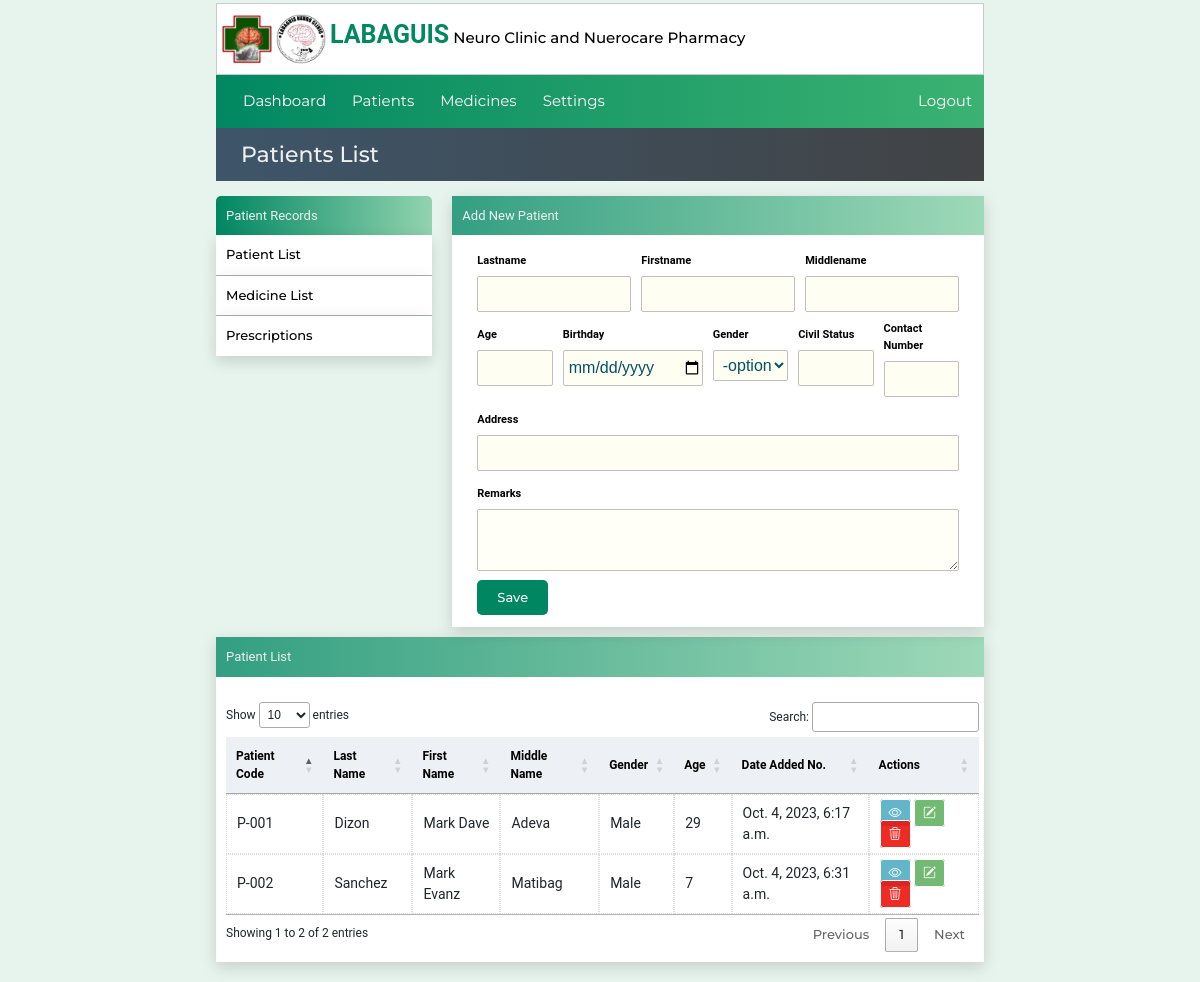
Page /patientlist/ (signed in) on the earlier database version.
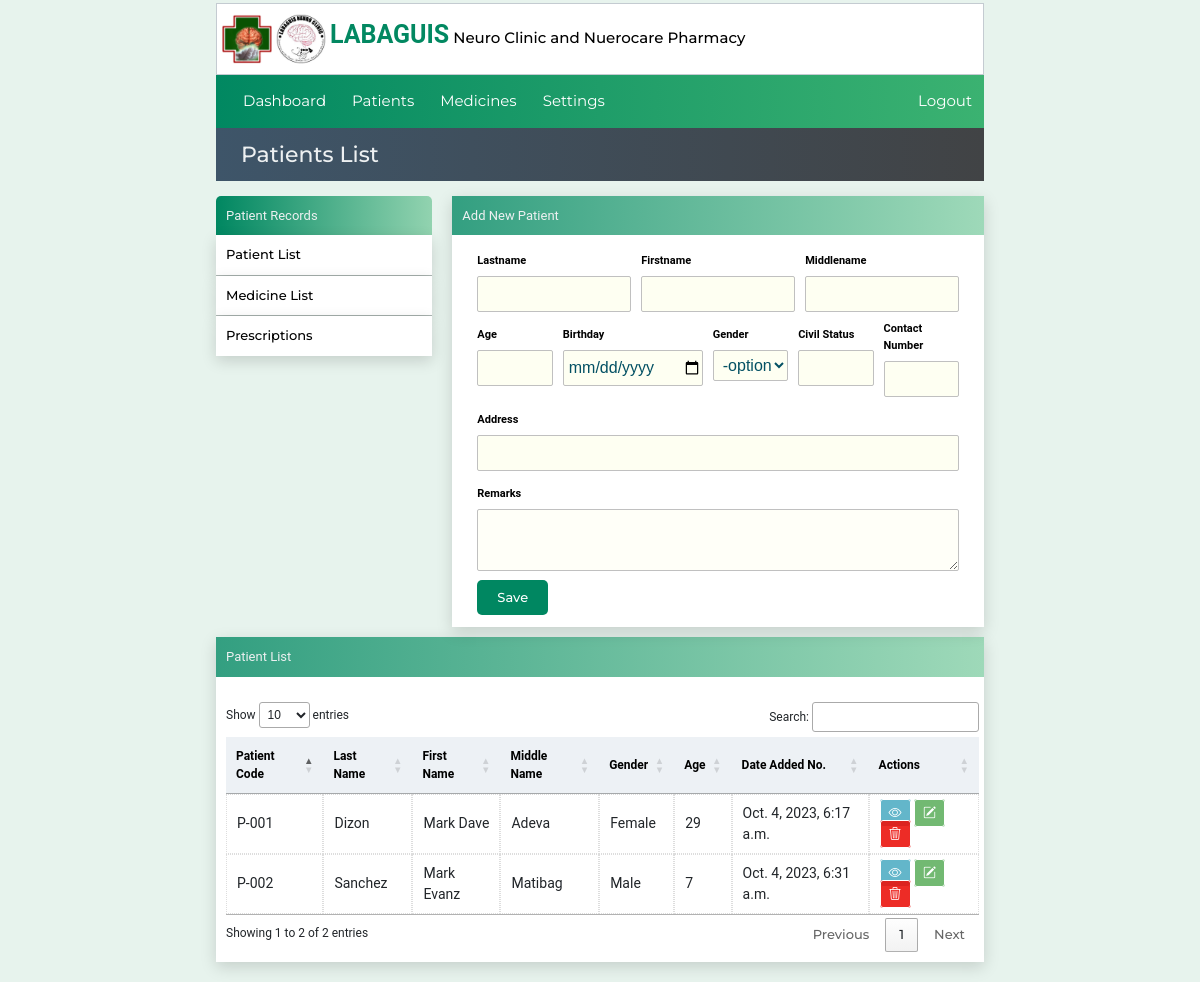
Same page on the later database version.
### website/models.py (models this page shows, shortened)
class Patient(models.Model):
    created_at = models.DateTimeField(auto_now_add=True)
    patient_code=models.CharField(max_length=50)
    first_name = models.CharField(max_length=50)
    middle_name = models.CharField(max_length=50)
    last_name = models.CharField(max_length=50)
    age = models.CharField(max_length=50)
    bday = models.CharField(max_length=50,default='')
    civil_status = models.CharField(max_length=50,default='')
    gender = models.CharField(max_length=50)
    address = models.CharField(max_length=100)
    contact_number = models.CharField(max_length=50)

### website/views.py (the view, shortened to what this page needs)
# urls.py: path('patientlist/',views.patientlist, name='patientlist'),
@login_required(login_url="loginuser")
def patientlist(request):
    patientsdata = {'patientsdata': Patient.objects.all()}
    return render(request, 'patientlist.html',patientsdata)

### website/templates/patientlist.html
{% extends 'index.html' %}
{% block content%}
    <div class="container1">
      {% include "sidemenu.html" %}
      <div class="reg-area">
        {% include 'newpatient.html' %}
      </div>
    </div>
    <div class="container2">
      <div class="title-form">Patient List</div>
      <div class="table-box">
        {% include 'patientstable.html' %}
      </div>
</div>
{%endblock%}

### website/templates/patientstable.html
    <table id="patienttable" class="patient-tables">
      <thead >
        <th>Patient Code</th>
        <th>Last Name</th>
        <th>First Name</th>
        <th>Middle Name</th>
        <th>Gender</th>
        <th>Age</th>
        <th>Date Added No.</th>
        <th>Actions</th>
      </thead>
      <tbody>
        {% for x in patientsdata %}
        <tr>
          <td>{{x.patient_code}}</td>
          <td>{{x.last_name}}</td>
          <td>{{x.first_name}}</td>
          <td>{{x.middle_name}}</td>
          <td>{{x.gender}}</td>
          <td>{{x.age}}</td>
          <td>{{x.created_at}}</td>
          <td>
            <a href="{% url 'patientinfo' x.id %}" id="link-view"><i class="bi bi-eye"></i></a>
            <a href="{% url 'editpatient' x.id %}" id="link-edit"><i class="bi bi-pencil-square"></i></a>
            <a href="{% url 'deletepatient' x.id %}" id="link-delete"><i class="bi bi-trash3"></i></a>
          </td>
        </tr>
        {% endfor %}
      </tbody>
    </table>

Differences in the rows shown:
changed Patient "Dizon": gender "Male" → "Female"
